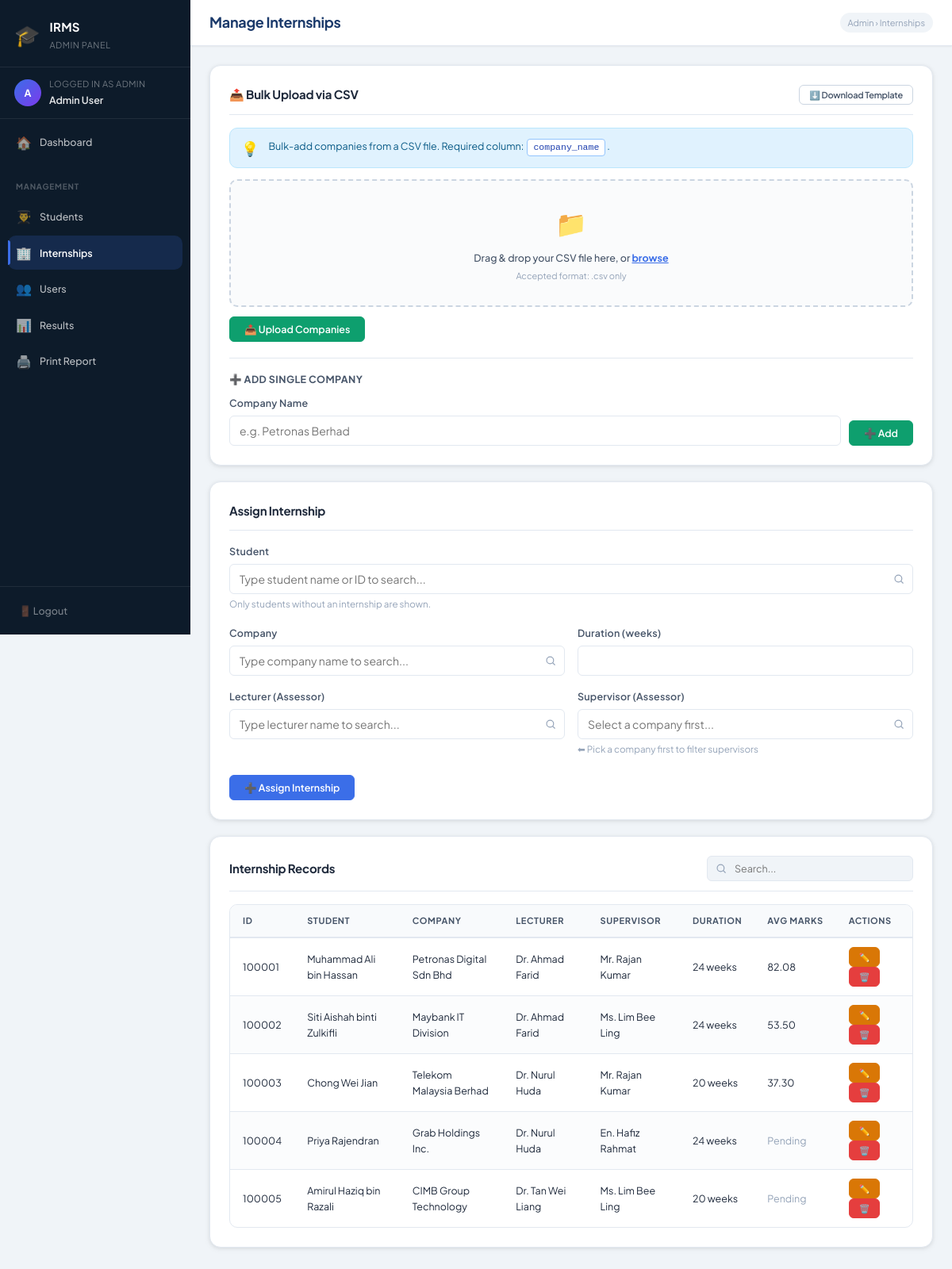
The app's page /admin/internships.php (signed in) with its own data.
### tables this page shows
CREATE TABLE `internship` (
  `internship_id` int NOT NULL,
  `student_id` varchar(20) NOT NULL,
  `lecturer_id` varchar(20) DEFAULT NULL,
  `supervisor_id` varchar(20) DEFAULT NULL,
  `company_id` int DEFAULT NULL,
  `s_marks_id` int DEFAULT NULL,
  `l_marks_id` int DEFAULT NULL,
  `duration` int DEFAULT NULL,
  `average_marks` decimal(6,2) DEFAULT NULL
);

CREATE TABLE `student` (
  `student_id` varchar(20) NOT NULL,
  `student_name` varchar(100) NOT NULL,
  `student_password` varchar(100) NOT NULL,
  `student_email` varchar(100) DEFAULT NULL,
  `programme` varchar(100) DEFAULT NULL
);

CREATE TABLE `company` (
  `company_id` int NOT NULL,
  `company_name` varchar(150) NOT NULL
);

CREATE TABLE `lecturer` (
  `lecturer_id` varchar(20) NOT NULL,
  `lecturer_name` varchar(100) NOT NULL,
  `lecturer_email` varchar(100) DEFAULT NULL,
  `lecturer_password` varchar(100) NOT NULL
);

CREATE TABLE `supervisor` (
  `supervisor_id` varchar(20) NOT NULL,
  `supervisor_name` varchar(100) NOT NULL,
  `supervisor_email` varchar(100) DEFAULT NULL,
  `supervisor_password` varchar(100) NOT NULL,
  `company_id` int DEFAULT NULL
);

### admin/internships.php (the view, shortened to what this page needs)
<?php
require_once "../connection.php";
include "header.php";
$allLecturers = [];
$lRes = mysqli_query($conn, "SELECT lecturer_id, lecturer_name FROM lecturer ORDER BY lecturer_name");
while ($r = mysqli_fetch_assoc($lRes))
    $allLecturers[] = $r;
$allSupervisors = [];
$svRes = mysqli_query(
    $conn,
    "SELECT sv.supervisor_id, sv.supervisor_name, sv.company_id, c.company_name
     FROM supervisor sv
     LEFT JOIN company c ON sv.company_id = c.company_id
     ORDER BY sv.supervisor_name"
);
while ($r = mysqli_fetch_assoc($svRes))
    $allSupervisors[] = $r;
$allCompanies = [];
$cRes = mysqli_query($conn, "SELECT company_id, company_name FROM company ORDER BY company_name");
while ($r = mysqli_fetch_assoc($cRes))
    $allCompanies[] = $r;
$editRow = null;
?>
<div class="topbar">
    <h1>Manage Internships</h1>
    <span class="breadcrumb">Admin &rsaquo; Internships</span>
</div>
<div class="page-body">
    <div class="card">
        <div class="card-title flex-between">
            <span>📤 Bulk Upload via CSV</span>
            <a href="internships.php?template=company" class="btn btn-outline btn-sm">⬇️ Download Template</a>
        </div>
        <div class="csv-info-box">
            <div class="csv-info-icon">💡</div>
            <div>Bulk-add companies from a CSV file. Required column: <span class="csv-col">company_name</span>.</div>
        </div>
        <form method="POST" enctype="multipart/form-data" style="margin:14px 0 20px;">
            <div class="csv-upload-area" id="csvDropCompany">
                <div class="csv-upload-icon">📁</div>
                <p class="csv-upload-label">Drag & drop your CSV file here, or <span class="csv-browse-link"
                        onclick="document.getElementById('csvFileCompany').click()">browse</span></p>
                <p class="csv-upload-hint" id="csvFileNameCompany">Accepted format: .csv only</p>
            </div>
            <div style="margin-top:12px;"><button type="submit" class="btn btn-success">📤 Upload Companies</button>
            </div>
        </form>
        <hr style="margin:16px 0;">
        <p
            style="font-size:12.5px;font-weight:700;color:var(--text-secondary);margin-bottom:10px;text-transform:uppercase;letter-spacing:.4px;">
            ➕ Add Single Company</p>
        <form method="POST" style="display:flex; gap:10px; align-items:flex-end;">
            <div class="form-group mb-0" style="flex:1">
                <label>Company Name</label>
                <input type="text" name="company_name" placeholder="e.g. Petronas Berhad" required>
            </div>
            <button type="submit" class="btn btn-success">➕ Add</button>
        </form>
    </div>
    <div class="card">
        <div class="card-title"><?= $editRow ? 'Edit Internship' : 'Assign Internship' ?></div>
        <form method="POST" id="internshipForm">
            <?php if (!$editRow): ?>
                <div class="form-group">
                    <label>Student</label>
                    <div class="search-dropdown" id="sd-student">
                        <input type="text" class="sd-input" placeholder="Type student name or ID to search..."
                            autocomplete="off">
                    </div>
                    <small class="text-muted">Only students without an internship are shown.</small>
                </div>
            <?php endif; ?>
            <div class="form-row">
                <div class="form-group">
                    <label>Company</label>
                    <div class="search-dropdown" id="sd-company">
                        <input type="text" class="sd-input" placeholder="Type company name to search..."
                            autocomplete="off"
                            value="<?= $editRow ? htmlspecialchars(getCompanyLabel($allCompanies, $editRow['company_id'])) : '' ?>">
                    </div>
                </div>
                <div class="form-group">
                    <label>Duration (weeks)</label>
                    <input type="number" name="duration" min="1" max="52"
                        value="<?= htmlspecialchars($editRow['duration'] ?? '') ?>" required>
                </div>
            </div>
            <div class="form-row">
                <div class="form-group">
                    <label>Lecturer (Assessor)</label>
                    <div class="search-dropdown" id="sd-lecturer">
                        <input type="text" class="sd-input" placeholder="Type lecturer name to search..."
                            autocomplete="off"
                            value="<?= $editRow ? htmlspecialchars(getLecturerLabel($allLecturers, $editRow['lecturer_id'])) : '' ?>">
                    </div>
                </div>
                <div class="form-group">
                    <label>Supervisor (Assessor)</label>
                    <div class="search-dropdown" id="sd-supervisor">
                        <input type="text" class="sd-input" placeholder="Select a company first..." autocomplete="off"
                            value="<?= $editRow ? htmlspecialchars(getSupervisorLabel($allSupervisors, $editRow['supervisor_id'])) : '' ?>">
                    </div>
                    <small class="text-muted" id="sup-hint">⬅ Pick a company first to filter supervisors</small>
                </div>
            </div>
            <div style="display:flex; gap:10px; margin-top:6px;">
                <button type="submit" class="btn btn-primary">
                    <?= $editRow ? '💾 Update' : '➕ Assign Internship' ?>
                </button>
            </div>
        </form>
    </div>
    <div class="card">
        <div class="card-title flex-between">
            <span>Internship Records</span>
            <div class="search-bar">
                <input type="text" id="searchInput" placeholder="Search...">
            </div>
        </div>
        <div class="table-wrap">
            <table id="mainTable">
                <thead>
                    <tr>
                        <th>ID</th>
                        <th>Student</th>
                        <th>Company</th>
                        <th>Lecturer</th>
                        <th>Supervisor</th>
                        <th>Duration</th>
                        <th>Avg Marks</th>
                        <th>Actions</th>
                    </tr>
                </thead>
                <tbody>
                    <?php
                    $sql = "SELECT i.*, s.student_name, c.company_name, l.lecturer_name, sv.supervisor_name
                FROM internship i
                LEFT JOIN student    s  ON i.student_id    = s.student_id
                LEFT JOIN company    c  ON i.company_id    = c.company_id
                LEFT JOIN lecturer   l  ON i.lecturer_id   = l.lecturer_id
                LEFT JOIN supervisor sv ON i.supervisor_id = sv.supervisor_id
                ORDER BY i.internship_id";
                    $res = mysqli_query($conn, $sql);
                    while ($row = mysqli_fetch_assoc($res)):
                        ?>
                        <tr>
                            <td><?= $row['internship_id'] ?></td>
                            <td><?= htmlspecialchars($row['student_name'] ?? '—') ?></td>
                            <td><?= htmlspecialchars($row['company_name'] ?? '—') ?></td>
                            <td><?= htmlspecialchars($row['lecturer_name'] ?? '—') ?></td>
                            <td><?= htmlspecialchars($row['supervisor_name'] ?? '—') ?></td>
                            <td><?= $row['duration'] ? $row['duration'] . ' weeks' : '—' ?></td>
                            <td><?= $row['average_marks'] !== null ? number_format($row['average_marks'], 2) : '<span class="text-muted">Pending</span>' ?>
                            </td>
                            <td>
                                <a href="internships.php?edit=<?= $row['internship_id'] ?>"
                                    class="btn btn-warning btn-sm">✏️</a>
                                <a href="internships.php?delete=<?= $row['internship_id'] ?>"
                                    class="btn btn-danger btn-sm confirm-delete"
                                    data-msg="Delete this internship record?">🗑️</a>
                            </td>
                        </tr>
                    <?php endwhile; ?>
                </tbody>
            </table>
        </div>
    </div>
</div>
<?php include "footer.php"; ?>

### admin/header.php (shortened to what this page needs)
<?php
$initials = strtoupper(substr($_SESSION['name'], 0, 1));
?>
<!DOCTYPE html>
<html lang="en">
<head>
    <link rel="stylesheet" href="../style.css">
</head>
<body>
<div class="layout">
<aside class="sidebar">
    <div class="sidebar-brand">
        <div class="brand-icon">🎓</div>
        <div class="brand-text">
            <h2>IRMS</h2>
            <p>Admin Panel</p>
        </div>
    </div>
    <div class="sidebar-user">
        <div class="avatar"><?= htmlspecialchars($initials) ?></div>
        <div class="user-info">
            <span>Logged in as Admin</span>
            <strong><?= htmlspecialchars($_SESSION['name']) ?></strong>
        </div>
    </div>
    <nav>
        <a href="dashboard.php" class="<?= basename($_SERVER['PHP_SELF'])=='dashboard.php' ? 'active' : '' ?>">
            <span class="nav-icon">🏠</span> Dashboard
        </a>
        <div class="nav-section-label" style="margin-top:12px;">Management</div>
        <a href="students.php" class="<?= basename($_SERVER['PHP_SELF'])=='students.php' ? 'active' : '' ?>">
            <span class="nav-icon">👨‍🎓</span> Students
        </a>
        <a href="internships.php" class="<?= basename($_SERVER['PHP_SELF'])=='internships.php' ? 'active' : '' ?>">
            <span class="nav-icon">🏢</span> Internships
        </a>
        <a href="users.php" class="<?= basename($_SERVER['PHP_SELF'])=='users.php' ? 'active' : '' ?>">
            <span class="nav-icon">👥</span> Users
        </a>
        <a href="results.php" class="<?= basename($_SERVER['PHP_SELF'])=='results.php' ? 'active' : '' ?>">
            <span class="nav-icon">📊</span> Results
        </a>
        <a href="print_report.php" class="<?= basename($_SERVER['PHP_SELF'])=='print_report.php' ? 'active' : '' ?>">
            <span class="nav-icon">🖨️</span> Print Report
        </a>
    </nav>
    <div class="sidebar-footer">
        <a href="../logout.php">🚪 Logout</a>
    </div>
</aside>
<div class="main-content">

### admin/footer.php (shortened to what this page needs)
</div>
</div>
</body>
</html>

### records on screen
internship: internship_id "100001", student.student_name "Muhammad Ali bin Hassan", company.company_name "Petronas Digital Sdn Bhd", lecturer.lecturer_name "Dr. Ahmad Farid", supervisor.supervisor_name "Mr. Rajan Kumar", duration "24", average_marks "82.08"
internship: internship_id "100002", student.student_name "Siti Aishah binti Zulkifli", company.company_name "Maybank IT Division", lecturer.lecturer_name "Dr. Ahmad Farid", supervisor.supervisor_name "Ms. Lim Bee Ling", duration "24", average_marks "53.50"
internship: internship_id "100003", student.student_name "Chong Wei Jian", company.company_name "Telekom Malaysia Berhad", lecturer.lecturer_name "Dr. Nurul Huda", supervisor.supervisor_name "Mr. Rajan Kumar", duration "20", average_marks "37.30"
internship: internship_id "100004", student.student_name "Priya Rajendran", company.company_name "Grab Holdings Inc.", lecturer.lecturer_name "Dr. Nurul Huda", supervisor.supervisor_name "En. Hafiz Rahmat", duration "24", shows "Pending"
internship: internship_id "100005", student.student_name "Amirul Haziq bin Razali", company.company_name "CIMB Group Technology", lecturer.lecturer_name "Dr. Tan Wei Liang", supervisor.supervisor_name "Ms. Lim Bee Ling", duration "20", shows "Pending"

### other values on screen
$initials "A"
$_SESSION['name'] "Admin User"
